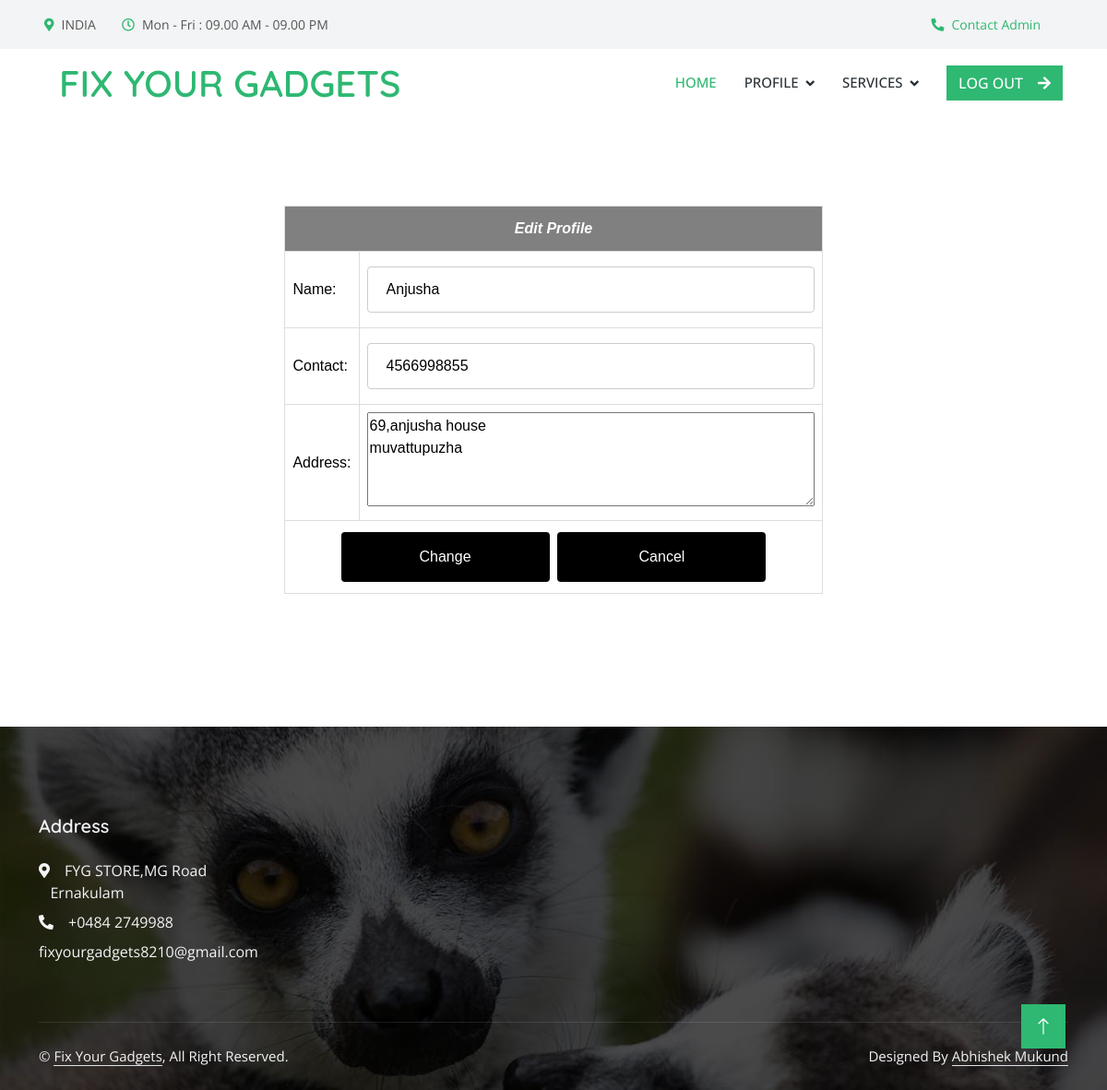
Page /Technician/technicianedit/ (signed in) on the committed database.
### Admin/models.py (models this page shows)
class Technician(models.Model):
    technician_name=models.CharField(max_length=50)
    technician_gender=models.CharField(max_length=50)
    technician_contact=models.CharField(max_length=50)
    technician_email=models.CharField(max_length=50)
    technician_password=models.CharField(max_length=50)
    technician_photo=models.FileField(upload_to='TechnicianDocs/')
    technician_experience=models.CharField(max_length=100)
    technician_address=models.CharField(max_length=100)
    category=models.ForeignKey(Category,on_delete=models.CASCADE)

### Technician/views.py (the view)
# urls.py: path('technicianedit/', views.TechnicianEditProfile,name="technicianedit"),
def TechnicianEditProfile(request):
     if 'tid' in request.session:
        techn=Technician.objects.get(id=request.session["tid"])
        if request.method=="POST":
            techn.technician_name=request.POST.get('txt_name')
            techn.technician_contact=request.POST.get('txt_contact')
            techn.technician_address=request.POST.get('txt_address')
            techn.save()
            return redirect("technician:technicianprofile")
        else:
            return render(request,"Technician/TechnicianEditProfile.html",{'data':techn})
     else:
        return redirect('guest:Home')

### Technician/Templates/Technician/TechnicianEditProfile.html (shortened to what this page needs)
{% extends 'Technician/Head.html' %}
{% load static %}
{% block content %}
<!DOCTYPE html>
<html lang="en">
<head>
</head>
<body>
    <br>
    <br>
    <br>
    <br>
    <div id="tab">
    <form action="" method="POST" id="UserForm">
    <table border="1" align="center" cellpadding="10" style="border-collapse: collapse;">
        <tr>
            <th colspan="4"><center><i>Edit Profile</i></center></th>
            </tr>
        <tr>
            <td>Name:</td>
            <td><input type="text" name="txt_name" value="{{data.technician_name}}"></td>
        </tr>
        <tr>
            <td>Contact:</td>
            <td><input type="text" name="txt_contact" value="{{data.technician_contact}}"></td>
        </tr>
        <tr>
            <td>Address:</td>
            <td><textarea id="txt_address" name="txt_address" rows="4" cols="50" required="" autocomplete="off">{{data.technician_address}}</textarea></td>
        </tr>
        <tr>
            <td align="center" colspan="2"><input type="submit" value="Change">&nbsp&nbsp<input type="reset" value="Cancel"></td>
        </tr>
        </table>
    </form>
    </div>
    <br>
    <br>
    <br>
    <br>
</body>
</html>
{% endblock content %}

### Guest/static/Technician/css/style.css (style rules this page uses)
:root { --primary: #2EB872; --light: #F3F4F5; --dark: #282F34; }

### Guest/static/form.css (style rules this page uses)
#tab { font-family: "Trebuchet MS", Arial, Helvetica, sans-serif; border-collapse: collapse; width: 100%; }
#tab td, #tab th { border: 1px solid #ddd; padding: 8px; color: black; }
#tab th { padding-top: 12px; padding-bottom: 12px; text-align: left; background-color: gray; color: white; }
input[type=text],[type=password],[type=email],[type=date], select { width: 100%; padding: 12px 20px; margin: 8px 0; display: inline-block; border: 1px solid #ccc; border-radius: 4px; box-sizing: border-box; }
input[type=submit] { width: 40%; background-color: black; color: white; padding: 15px; margin: 4px 0; border: none; border-radius: 4px; cursor: pointer; }
input[type=reset] { width: 40%; background-color: black; color: white; padding: 15px; margin: 4px 0; border: none; border-radius: 4px; cursor: pointer; }

### rows in the picture
Technician: txt_name "Anjusha", txt_contact "4566998855", txt_address "69,anjusha house muvattupuzha"
